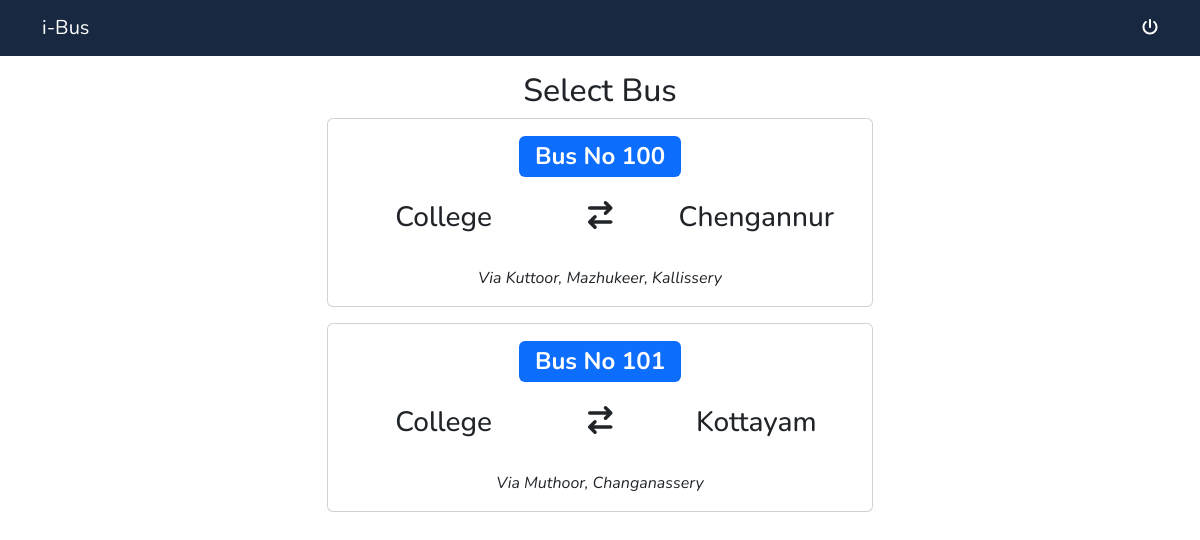
Page /buspass/select_bus/ (signed in) on the committed database.
### apps/buspass/models.py (models this page shows, shortened)
class BusStop(models.Model):
    name = models.CharField(max_length=255)
    distance_from_college = models.DecimalField(decimal_places=2, max_digits=10)
    def __str__(self):
        return self.name
    class Meta:
        db_table = 'bus_stop'

class Bus(models.Model):
    bus_number = models.CharField(max_length=255)
    destination = models.ForeignKey(BusStop, on_delete=models.RESTRICT, related_name="destination")
    bus_stops = models.ManyToManyField(BusStop)
    class Meta:
        db_table = 'bus'

### apps/buspass/views.py (the view)
# urls.py: path('select_bus/', views.select_bus, name='select_bus'),
@login_required
def select_bus(request):
    buses = Bus.objects.all()
    all_bus_info = []
    for bus in buses:
        bus_info = {
                        'pk': bus.pk,
                        'bus_number': bus.bus_number,
                        'destination': bus.destination,
                        'bus_stops': bus.bus_stops.all().
                                        order_by('distance_from_college').
                                        exclude(id=bus.destination.id)
                    }
        all_bus_info.append(bus_info)
    return render(
        request, 'select_bus.html', {'all_bus_info': all_bus_info}
    )

### apps/buspass/templates/select_bus.html (shortened to what this page needs)
{% extends "base.html" %}
{% load static %}
{% block body %}
<div class="container">
    <div class="text-center mt-3">
        <h2>Select Bus</h2>
    </div>
    {% for bus in all_bus_info %}
    <div class="row mb-3">
        <div class="col-md-6 offset-md-3">
            <a href="{% url 'book' pk=bus.pk %}" style="text-decoration: None;" class="mt-3">
                <div class="card">
                    <div class="card-body text-center">
                        <h2>
                            <span class="badge text-bg-primary">
                            Bus No {{ bus.bus_number }}
                            </span>
                        </h2>
                        <div class="row mt-4">
                            <div class="col-md-5">
                                <h3>College</h3>
                            </div>
                            <div class="col-md-2">
                                <h3><i class="fa-solid fa-arrow-right-arrow-left"></i></h3>
                            </div>
                            <div class="col-md-5">
                                <h3>{{ bus.destination }}</h3>
                            </div>
                        </div>
                        <div class="text-center mt-4">
                            <em>Via {{ bus.bus_stops.all|join:", " }}</em>
                        </div>
                    </div>
                </div>
            </a>
        </div>
    </div>
    {% endfor %}
</div>
{% endblock %}

### static/css/master.css (style rules this page uses)
body { font-family: 'Nunito', sans-serif; background-color: #ffffff; }

### rows in the picture
BusStop: bus_number "100", destination "Chengannur", bus_stops.all "Kuttoor, Mazhukeer, Kallissery"
BusStop: bus_number "101", destination "Kottayam", bus_stops.all "Muthoor, Changanassery"
